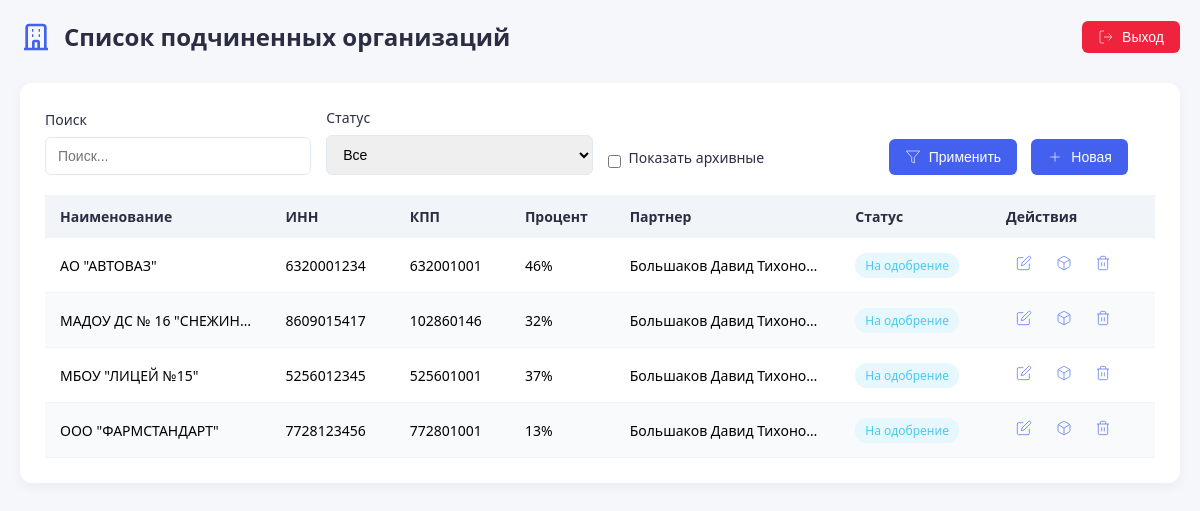
Page /partner/orgs.php (signed in) on the committed database.
### tables this page shows
CREATE TABLE `orgs` (
  `id` bigint UNSIGNED NOT NULL,
  `partner_id` bigint UNSIGNED NOT NULL COMMENT 'id партнера которому прикреплена организация',
  `name` varchar(200) NOT NULL COMMENT 'Наименование организации',
  `inn` varchar(12) NOT NULL COMMENT 'ИНН',
  `kpp` varchar(9) DEFAULT NULL COMMENT 'КПП',
  `status` int NOT NULL COMMENT '0-Черновик\r\n1-На одобрение\r\n2-Одобрено\r\n3-В архиве',
  `percent` int NOT NULL COMMENT 'процент вознаграждение',
  `is_archived` int NOT NULL DEFAULT '0' COMMENT 'в архиве',
  `last_updated_by` bigint UNSIGNED DEFAULT NULL
);

CREATE TABLE `users` (
  `id` bigint UNSIGNED NOT NULL,
  `is_admin` tinyint(1) NOT NULL COMMENT 'яваляется ли администратором',
  `login` varchar(50) NOT NULL,
  `email` varchar(50) NOT NULL,
  `pass` varchar(255) NOT NULL,
  `is_hashed` tinyint(1) NOT NULL COMMENT 'Зашифрован ли пароль',
  `name` varchar(100) NOT NULL COMMENT 'ФИО пользователя',
  `dog_num` varchar(20) NOT NULL COMMENT 'Номер договора',
  `dog_beg_date` date NOT NULL COMMENT 'Дата договора начало',
  `dog_end_date` date NOT NULL COMMENT 'Дата договора конец',
  `phone` varchar(20) NOT NULL,
  `bank_name` varchar(200) NOT NULL COMMENT 'Имя банка',
  `bank_bik` varchar(9) NOT NULL COMMENT 'БИК',
  `bank_ks` varchar(20) NOT NULL COMMENT 'к/с',
  `bank_rs` varchar(20) NOT NULL COMMENT 'р/с',
  `bank_verified` tinyint(1) NOT NULL COMMENT 'Банк есть в списках',
  `status` int NOT NULL COMMENT '0-подана заявка, 1-разрешенние админом, 2- заблокирован админом.',
  `is_archived` tinyint(1) NOT NULL COMMENT 'в архиве',
  `archived_date` date DEFAULT NULL
);

### partner/orgs.php (the view, shortened to what this page needs)
<?php
require_once __DIR__ . '/../includes/db_connect.php';
$showArchived = isset($_GET['archived']) && $_GET['archived'] == '1';
$search = $_GET['search'] ?? '';
$statusFilter = $_GET['status'] ?? 'all';
$sort = $_GET['sort'] ?? 'name';
$order = $_GET['order'] ?? 'asc';
$query = "SELECT o.id, o.name, o.inn, o.kpp, o.percent, o.status, o.is_archived, u.name as partner_name
          FROM orgs o
          JOIN users u ON o.partner_id = u.id
          WHERE o.partner_id = ?";
$where = [];
$params = [$_SESSION['user_id']];
if (!$showArchived) $where[] = "o.is_archived = 0";
if (!empty($where)) {
    $query .= " AND " . implode(" AND ", $where);
}
$query .= " ORDER BY $sort $order";
$stmt = $pdo->prepare($query);
$stmt->execute($params);
$orgs = $stmt->fetchAll(PDO::FETCH_ASSOC);
?>
<!DOCTYPE html>
<html lang="ru">
<head>
    <link rel="stylesheet" href="orgs.css">
</head>
<body>
    <header class="header">
        <div class="header-left">
            <svg class="header-icon" width="32" height="32" viewBox="0 0 24 24" fill="none" stroke="currentColor" stroke-width="2">
                <path d="M19 21V5a2 2 0 0 0-2-2H7a2 2 0 0 0-2 2v16m14 0h2m-2 0h-5m-9 0H3m2 0h5M9 7h1m-1 4h1m4-4h1m-1 4h1m-5 10v-5a1 1 0 0 1 1-1h2a1 1 0 0 1 1 1v5m-4 0h4"/>
            </svg>
            <h1>Список подчиненных организаций</h1>
        </div>
        <button onclick="window.history.back()" class="logout-btn">
            <svg width="16" height="16" viewBox="0 0 24 24" fill="none" stroke="currentColor" style="margin-right: 8px;">
                <path d="M9 21H5a2 2 0 0 1-2-2V5a2 2 0 0 1 2-2h4"></path>
                <polyline points="16 17 21 12 16 7"></polyline>
                <line x1="21" y1="12" x2="9" y2="12"></line>
            </svg>
            Выход
        </button>
    </header>
    <div class="container">
        <div class="filters">
            <div class="filter-group">
                <label for="search">Поиск</label>
                <input type="text" id="search" placeholder="Поиск..." value="<?= htmlspecialchars($search) ?>">
            </div>
            <div class="filter-group">
                <label for="status">Статус</label>
                <select id="status">
                    <option value="all" <?= $statusFilter === 'all' ? 'selected' : '' ?>>Все</option>
                </select>
            </div>
            <div class="filter-group checkbox-group">
                <input type="checkbox" id="showArchived" <?= $showArchived ? 'checked' : '' ?>>
                <label for="showArchived">Показать архивные</label>
            </div>
            <div class="filter-group">
                <button id="applyFilters" class="btn">
                    <svg width="16" height="16" viewBox="0 0 24 24" fill="none" stroke="currentColor" style="margin-right: 8px;">
                        <polygon points="22 3 2 3 10 12.46 10 19 14 21 14 12.46 22 3"></polygon>
                    </svg>
                    Применить
                </button>
                <button id="newOrgBtn" class="btn" style="margin-left: 10px;">
                    <svg width="16" height="16" viewBox="0 0 24 24" fill="none" stroke="currentColor" style="margin-right: 8px;">
                        <line x1="12" y1="5" x2="12" y2="19"></line>
                        <line x1="5" y1="12" x2="19" y2="12"></line>
                    </svg>
                    Новая
                </button>
            </div>
        </div>
        <table>
            <thead>
                <tr>
                    <th>Наименование</th>
                    <th>ИНН</th>
                    <th>КПП</th>
                    <th>Процент</th>
                    <th>Партнер</th>
                    <th>Статус</th>
                    <th>Действия</th>
                </tr>
            </thead>
            <tbody>
                <?php foreach ($orgs as $index => $org): ?>
                <tr class="<?= $index % 2 === 0 ? 'even' : 'odd' ?>">
                    <td><?= htmlspecialchars($org['name']) ?></td>
                    <td><?= htmlspecialchars($org['inn']) ?></td>
                    <td><?= htmlspecialchars($org['kpp'] ?? '') ?></td>
                    <td><?= $org['percent'] ?>%</td>
                    <td><?= htmlspecialchars($org['partner_name']) ?></td>
                    <td><span class="status status-<?= $org['status'] ?>">
                        <?=
                            $org['status'] == 0 ? 'Черновик' :
                            ($org['status'] == 1 ? 'На одобрение' :
                            ($org['status'] == 2 ? 'Одобрено' : 'В архиве'))
                        ?>
                    </span></td>
                    <td>
                        <button class="action-btn edit-btn" data-id="<?= $org['id'] ?>" title="Редактировать">
                            <svg width="16" height="16" viewBox="0 0 24 24" fill="none" stroke="currentColor">
                                <path d="M11 4H4a2 2 0 0 0-2 2v14a2 2 0 0 0 2 2h14a2 2 0 0 0 2-2v-7"></path>
                                <path d="M18.5 2.5a2.121 2.121 0 0 1 3 3L12 15l-4 1 1-4 9.5-9.5z"></path>
                            </svg>
                        </button>
                        <?php if ($org['status'] == 3): ?>
                            <button class="action-btn restore-btn" data-id="<?= $org['id'] ?>" title="Восстановить">
                                <svg width="16" height="16" viewBox="0 0 24 24" fill="none" stroke="currentColor">
                                    <path d="M21 15v4a2 2 0 0 1-2 2H5a2 2 0 0 1-2-2v-4"></path>
                                    <polyline points="7 10 12 15 17 10"></polyline>
                                    <line x1="12" y1="15" x2="12" y2="3"></line>
                                </svg>
                            </button>
                        <?php else: ?>
                            <button class="action-btn archive-btn" data-id="<?= $org['id'] ?>" title="В архив">
                            </button>
                        <?php endif; ?>
                        <button class="action-btn delete-btn" data-id="<?= $org['id'] ?>" title="Удалить">
                            <svg width="16" height="16" viewBox="0 0 24 24" fill="none" stroke="currentColor">
                                <polyline points="3 6 5 6 21 6"></polyline>
                                <path d="M19 6v14a2 2 0 0 1-2 2H7a2 2 0 0 1-2-2V6m3 0V4a2 2 0 0 1 2-2h4a2 2 0 0 1 2 2v2"></path>
                                <line x1="10" y1="11" x2="10" y2="17"></line>
                                <line x1="14" y1="11" x2="14" y2="17"></line>
                            </svg>
                        </button>
                    </td>
                </tr>
                <?php endforeach; ?>
            </tbody>
        </table>
    </div>
</body>
</html>

### partner/orgs.css (style rules this page uses)
:root { --primary: #4361ee; --primary-dark: #3a56d4; --text: #2b2d42; --light: #f8f9fa; --gray: #adb5bd; --danger: #ef233c; --success: #4cc9f0; --warning: #ff9e00; }
* { box-sizing: border-box; margin: 0; padding: 0; }
body { font-family: 'Segoe UI', Tahoma, Geneva, Verdana, sans-serif; background-color: #f5f7fa; min-height: 100vh; padding: 20px; }
.header { display: flex; justify-content: space-between; align-items: center; margin-bottom: 30px; }
.header-left { display: flex; align-items: center; gap: 12px; }
.header-icon { color: var(--primary); flex-shrink: 0; }
.header h1 { font-size: 24px; color: var(--text); }
.logout-btn { display: inline-flex; align-items: center; padding: 8px 16px; background: var(--danger); color: white; border: none; border-radius: 6px; cursor: pointer; font-weight: 500; transition: background 0.2s; text-decoration: none; font-size: 14px; }
.container { background: white; border-radius: 12px; box-shadow: 0 4px 12px rgba(0,0,0,0.05); padding: 25px; overflow-x: auto; }
.filters { display: flex; flex-wrap: wrap; gap: 15px; margin-bottom: 20px; align-items: flex-end; }
.filter-group { flex: 1; min-width: 200px; }
.filter-group label { display: block; margin-bottom: 8px; font-weight: 500; color: var(--text); font-size: 14px; }
.filter-group input, .filter-group select { width: 100%; padding: 10px 12px; border: 1px solid #e2e8f0; border-radius: 6px; font-size: 14px; transition: border-color 0.2s; }
.checkbox-group { display: flex; align-items: center; gap: 8px; }
.checkbox-group input { width: auto; }
.btn { display: inline-flex; align-items: center; justify-content: center; padding: 10px 16px; background: var(--primary); color: white; border: none; border-radius: 6px; cursor: pointer; font-weight: 500; transition: background 0.2s; font-size: 14px; }
table { width: 100%; border-collapse: collapse; margin-top: 20px; font-size: 14px; }
th { background: #f1f5f9; color: var(--text); padding: 12px 15px; text-align: left; font-weight: 600; }
td { padding: 12px 15px; border-bottom: 1px solid #f1f5f9; white-space: nowrap; overflow: hidden; text-overflow: ellipsis; max-width: 200px; }
tr.even { background-color: #ffffff; }
tr.odd { background-color: #f8fafc; }
.status { display: inline-block; padding: 4px 10px; border-radius: 12px; font-size: 12px; font-weight: 500; }
.status-1 { background: #e6f7fd; color: var(--success); }
.action-btn { background: none; border: none; cursor: pointer; font-size: 16px; color: var(--primary); margin: 0 5px; padding: 5px; border-radius: 4px; transition: background 0.2s; }

### rows in the picture
orgs: name "АО \"АВТОВАЗ\"", inn "6320001234", kpp "632001001", percent "46", users.name "Большаков Давид Тихонов…", status "На одобрение"
orgs: name "МАДОУ ДС № 16 \"СНЕЖИН…", inn "8609015417", kpp "102860146", percent "32", users.name "Большаков Давид Тихонов…", status "На одобрение"
orgs: name "МБОУ \"ЛИЦЕЙ №15\"", inn "5256012345", kpp "525601001", percent "37", users.name "Большаков Давид Тихонов…", status "На одобрение"
orgs: name "ООО \"ФАРМСТАНДАРТ\"", inn "7728123456", kpp "772801001", percent "13", users.name "Большаков Давид Тихонов…", status "На одобрение"
